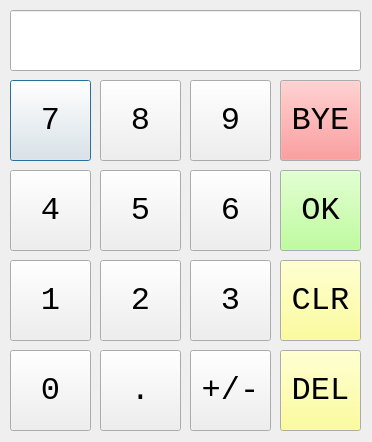
<?xml version="1.0" encoding="UTF-8"?>
<ui version="4.0">
 <class>Dialog</class>
 <widget class="QDialog" name="Dialog">
  <property name="windowModality">
   <enum>Qt::ApplicationModal</enum>
  </property>
  <property name="geometry">
   <rect>
    <x>0</x>
    <y>0</y>
    <width>372</width>
    <height>442</height>
   </rect>
  </property>
  <property name="font">
   <font>
    <family>Monospace</family>
    <pointsize>12</pointsize>
   </font>
  </property>
  <property name="windowTitle">
   <string>Number Entry</string>
  </property>
  <property name="inputMethodHints">
   <set>Qt::ImhPreferNumbers</set>
  </property>
  <property name="sizeGripEnabled">
   <bool>false</bool>
  </property>
  <property name="modal">
   <bool>true</bool>
  </property>
  <widget class="QLineEdit" name="le_value">
   <property name="geometry">
    <rect>
     <x>10</x>
     <y>10</y>
     <width>351</width>
     <height>61</height>
    </rect>
   </property>
   <property name="font">
    <font>
     <family>Monospace</family>
     <pointsize>24</pointsize>
    </font>
   </property>
   <property name="text">
    <string/>
   </property>
   <property name="alignment">
    <set>Qt::AlignCenter</set>
   </property>
  </widget>
  <widget class="QPushButton" name="pb_7">
   <property name="geometry">
    <rect>
     <x>10</x>
     <y>80</y>
     <width>81</width>
     <height>81</height>
    </rect>
   </property>
   <property name="font">
    <font>
     <family>Monospace</family>
     <pointsize>24</pointsize>
    </font>
   </property>
   <property name="text">
    <string>7</string>
   </property>
  </widget>
  <widget class="QPushButton" name="pb_8">
   <property name="geometry">
    <rect>
     <x>100</x>
     <y>80</y>
     <width>81</width>
     <height>81</height>
    </rect>
   </property>
   <property name="font">
    <font>
     <family>Monospace</family>
     <pointsize>24</pointsize>
    </font>
   </property>
   <property name="text">
    <string>8</string>
   </property>
  </widget>
  <widget class="QPushButton" name="pb_9">
   <property name="geometry">
    <rect>
     <x>190</x>
     <y>80</y>
     <width>81</width>
     <height>81</height>
    </rect>
   </property>
   <property name="font">
    <font>
     <family>Monospace</family>
     <pointsize>24</pointsize>
    </font>
   </property>
   <property name="text">
    <string>9</string>
   </property>
  </widget>
  <widget class="QPushButton" name="pb_0">
   <property name="geometry">
    <rect>
     <x>10</x>
     <y>350</y>
     <width>81</width>
     <height>81</height>
    </rect>
   </property>
   <property name="font">
    <font>
     <family>Monospace</family>
     <pointsize>24</pointsize>
    </font>
   </property>
   <property name="text">
    <string>0</string>
   </property>
  </widget>
  <widget class="QPushButton" name="pb_1">
   <property name="geometry">
    <rect>
     <x>10</x>
     <y>260</y>
     <width>81</width>
     <height>81</height>
    </rect>
   </property>
   <property name="font">
    <font>
     <family>Monospace</family>
     <pointsize>24</pointsize>
    </font>
   </property>
   <property name="text">
    <string>1</string>
   </property>
  </widget>
  <widget class="QPushButton" name="pb_2">
   <property name="geometry">
    <rect>
     <x>100</x>
     <y>260</y>
     <width>81</width>
     <height>81</height>
    </rect>
   </property>
   <property name="font">
    <font>
     <family>Monospace</family>
     <pointsize>24</pointsize>
    </font>
   </property>
   <property name="text">
    <string>2</string>
   </property>
  </widget>
  <widget class="QPushButton" name="pb_3">
   <property name="geometry">
    <rect>
     <x>190</x>
     <y>260</y>
     <width>81</width>
     <height>81</height>
    </rect>
   </property>
   <property name="font">
    <font>
     <family>Monospace</family>
     <pointsize>24</pointsize>
    </font>
   </property>
   <property name="text">
    <string>3</string>
   </property>
  </widget>
  <widget class="QPushButton" name="pb_4">
   <property name="geometry">
    <rect>
     <x>10</x>
     <y>170</y>
     <width>81</width>
     <height>81</height>
    </rect>
   </property>
   <property name="font">
    <font>
     <family>Monospace</family>
     <pointsize>24</pointsize>
    </font>
   </property>
   <property name="text">
    <string>4</string>
   </property>
  </widget>
  <widget class="QPushButton" name="pb_5">
   <property name="geometry">
    <rect>
     <x>100</x>
     <y>170</y>
     <width>81</width>
     <height>81</height>
    </rect>
   </property>
   <property name="font">
    <font>
     <family>Monospace</family>
     <pointsize>24</pointsize>
    </font>
   </property>
   <property name="text">
    <string>5</string>
   </property>
  </widget>
  <widget class="QPushButton" name="pb_6">
   <property name="geometry">
    <rect>
     <x>190</x>
     <y>170</y>
     <width>81</width>
     <height>81</height>
    </rect>
   </property>
   <property name="font">
    <font>
     <family>Monospace</family>
     <pointsize>24</pointsize>
    </font>
   </property>
   <property name="text">
    <string>6</string>
   </property>
  </widget>
  <widget class="QPushButton" name="pb_dot">
   <property name="geometry">
    <rect>
     <x>100</x>
     <y>350</y>
     <width>81</width>
     <height>81</height>
    </rect>
   </property>
   <property name="font">
    <font>
     <family>Monospace</family>
     <pointsize>24</pointsize>
    </font>
   </property>
   <property name="text">
    <string>.</string>
   </property>
  </widget>
  <widget class="QPushButton" name="pb_plus_minus">
   <property name="geometry">
    <rect>
     <x>190</x>
     <y>350</y>
     <width>81</width>
     <height>81</height>
    </rect>
   </property>
   <property name="font">
    <font>
     <family>Monospace</family>
     <pointsize>24</pointsize>
    </font>
   </property>
   <property name="text">
    <string>+/-</string>
   </property>
  </widget>
  <widget class="QPushButton" name="pb_backspace">
   <property name="geometry">
    <rect>
     <x>280</x>
     <y>350</y>
     <width>81</width>
     <height>81</height>
    </rect>
   </property>
   <property name="palette">
    <palette>
     <active>
      <colorrole role="Button">
       <brush brushstyle="SolidPattern">
        <color alpha="255">
         <red>255</red>
         <green>255</green>
         <blue>127</blue>
        </color>
       </brush>
      </colorrole>
     </active>
     <inactive>
      <colorrole role="Button">
       <brush brushstyle="SolidPattern">
        <color alpha="255">
         <red>255</red>
         <green>255</green>
         <blue>127</blue>
        </color>
       </brush>
      </colorrole>
     </inactive>
     <disabled>
      <colorrole role="Button">
       <brush brushstyle="SolidPattern">
        <color alpha="255">
         <red>255</red>
         <green>255</green>
         <blue>127</blue>
        </color>
       </brush>
      </colorrole>
     </disabled>
    </palette>
   </property>
   <property name="font">
    <font>
     <family>Monospace</family>
     <pointsize>24</pointsize>
    </font>
   </property>
   <property name="text">
    <string>DEL</string>
   </property>
  </widget>
  <widget class="QPushButton" name="pb_clear">
   <property name="geometry">
    <rect>
     <x>280</x>
     <y>260</y>
     <width>81</width>
     <height>81</height>
    </rect>
   </property>
   <property name="palette">
    <palette>
     <active>
      <colorrole role="Button">
       <brush brushstyle="SolidPattern">
        <color alpha="255">
         <red>255</red>
         <green>255</green>
         <blue>127</blue>
        </color>
       </brush>
      </colorrole>
     </active>
     <inactive>
      <colorrole role="Button">
       <brush brushstyle="SolidPattern">
        <color alpha="255">
         <red>255</red>
         <green>255</green>
         <blue>127</blue>
        </color>
       </brush>
      </colorrole>
     </inactive>
     <disabled>
      <colorrole role="Button">
       <brush brushstyle="SolidPattern">
        <color alpha="255">
         <red>255</red>
         <green>255</green>
         <blue>127</blue>
        </color>
       </brush>
      </colorrole>
     </disabled>
    </palette>
   </property>
   <property name="font">
    <font>
     <family>Monospace</family>
     <pointsize>24</pointsize>
    </font>
   </property>
   <property name="text">
    <string>CLR</string>
   </property>
  </widget>
  <widget class="QPushButton" name="pb_ok">
   <property name="geometry">
    <rect>
     <x>280</x>
     <y>170</y>
     <width>81</width>
     <height>81</height>
    </rect>
   </property>
   <property name="palette">
    <palette>
     <active>
      <colorrole role="Button">
       <brush brushstyle="SolidPattern">
        <color alpha="255">
         <red>170</red>
         <green>255</green>
         <blue>127</blue>
        </color>
       </brush>
      </colorrole>
     </active>
     <inactive>
      <colorrole role="Button">
       <brush brushstyle="SolidPattern">
        <color alpha="255">
         <red>170</red>
         <green>255</green>
         <blue>127</blue>
        </color>
       </brush>
      </colorrole>
     </inactive>
     <disabled>
      <colorrole role="Button">
       <brush brushstyle="SolidPattern">
        <color alpha="255">
         <red>170</red>
         <green>255</green>
         <blue>127</blue>
        </color>
       </brush>
      </colorrole>
     </disabled>
    </palette>
   </property>
   <property name="font">
    <font>
     <family>Monospace</family>
     <pointsize>24</pointsize>
    </font>
   </property>
   <property name="text">
    <string>OK</string>
   </property>
  </widget>
  <widget class="QPushButton" name="pb_quit">
   <property name="geometry">
    <rect>
     <x>280</x>
     <y>80</y>
     <width>81</width>
     <height>81</height>
    </rect>
   </property>
   <property name="palette">
    <palette>
     <active>
      <colorrole role="Button">
       <brush brushstyle="SolidPattern">
        <color alpha="255">
         <red>255</red>
         <green>128</green>
         <blue>128</blue>
        </color>
       </brush>
      </colorrole>
     </active>
     <inactive>
      <colorrole role="Button">
       <brush brushstyle="SolidPattern">
        <color alpha="255">
         <red>255</red>
         <green>128</green>
         <blue>128</blue>
        </color>
       </brush>
      </colorrole>
     </inactive>
     <disabled>
      <colorrole role="Button">
       <brush brushstyle="SolidPattern">
        <color alpha="255">
         <red>255</red>
         <green>128</green>
         <blue>128</blue>
        </color>
       </brush>
      </colorrole>
     </disabled>
    </palette>
   </property>
   <property name="font">
    <font>
     <family>Monospace</family>
     <pointsize>24</pointsize>
    </font>
   </property>
   <property name="text">
    <string>BYE</string>
   </property>
  </widget>
 </widget>
 <tabstops>
  <tabstop>le_value</tabstop>
  <tabstop>pb_0</tabstop>
  <tabstop>pb_dot</tabstop>
  <tabstop>pb_plus_minus</tabstop>
  <tabstop>pb_backspace</tabstop>
  <tabstop>pb_1</tabstop>
  <tabstop>pb_2</tabstop>
  <tabstop>pb_3</tabstop>
  <tabstop>pb_clear</tabstop>
  <tabstop>pb_4</tabstop>
  <tabstop>pb_5</tabstop>
  <tabstop>pb_6</tabstop>
  <tabstop>pb_ok</tabstop>
  <tabstop>pb_7</tabstop>
  <tabstop>pb_8</tabstop>
  <tabstop>pb_9</tabstop>
  <tabstop>pb_quit</tabstop>
 </tabstops>
 <resources/>
 <connections/>
</ui>
